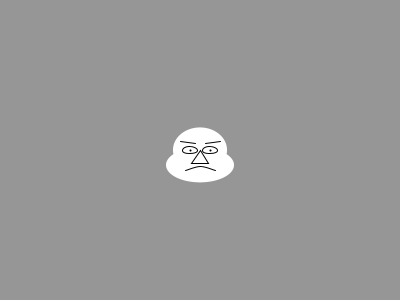
Frame 1 (no input)
Frame 60 (the mouse pressed at the canvas centre just before this capture): identical to frame 1, image omitted
Frame 120 (the mouse held since frame 60 and released just before this capture): identical to frame 1, image omitted

The Processing sketch that drew this single still picture (run headless with seeded random() and noise(); from frame 60 on, the mouse is pressed at the canvas centre):

// Processing sketch: sesion6
// ── sesion6.pde
float topx, topy, botx, boty, nosey, nosex, eyex, eyey, mouth, brow1, brow2, pupilsLine;
int x, y;
void setup() {
  size(400, 300);
  //head variable
  topx = random(25, 70);
  topy = random(40, 60);
  botx = random(30, 70);
  boty = random(30, 50);
  //nose variable
  nosey = random(5, 15);
  nosex = random(5, 15);
  //eye variables
  eyex = random(10, 20);
  eyey = random(5, 10);
  //mouth variable
  mouth = random(-10, 10);
  //eyebrow variable
  brow1 = random(5, 20);
  brow2 = random(5, 20);
  //pupils variable
  pupilsLine=random(2, 5);

  y=height/2;
  x=width/2;
}

void draw() {
  background(150);
  smooth();

  //head
  fill(255);
  noStroke();
  ellipse (x, y, topx, topy);
  ellipse (x, y+15, botx, boty);
  //eyes
  stroke(1);
  strokeWeight(1);
  ellipse (x-10, y, eyex, eyey);
  ellipse (x+10, y, eyex, eyey);
  //pupils
  strokeWeight(pupilsLine);
  point(x-10, y);
  point(x+10, y);
  //mouth
  strokeWeight(1);
  beginShape();
  curveVertex(x-15, y+20);
  curveVertex(x-15, y+20);
  curveVertex(x, y+(20+mouth));
  curveVertex(x+15, y+20);
  curveVertex(x+15, y+20);
  endShape();
  //nose
  strokeWeight(1);
  beginShape();
  vertex(x, y);
  vertex(x-nosex, y+nosey);
  vertex(x+nosex, y+nosey);
  endShape(CLOSE);
  //brow
  line(x-5, y-brow1, x-20, y-brow2);
  line(x+5, y-brow1, x+20, y-brow2);
}

void keyPressed() {
  if (key=='h') {
    topx = random(25, 70);
    topy = random(40, 60);
    botx = random(30, 70);
    boty = random(30, 50);
  }
  if (key=='e') {
    eyex = random(10, 20);
    eyey = random(5, 10);
  }
  if (key=='p') {

    pupilsLine=random(2, 5);
  }
  if (key=='m') {
    mouth = random(-10, 10);
  }
  if (key=='n') {
    nosey = random(5, 15);
    nosex = random(5, 15);
  }
  if (key=='b') {
    brow1 = random(5, 20);
    brow2 = random(5, 20);
  }
}
